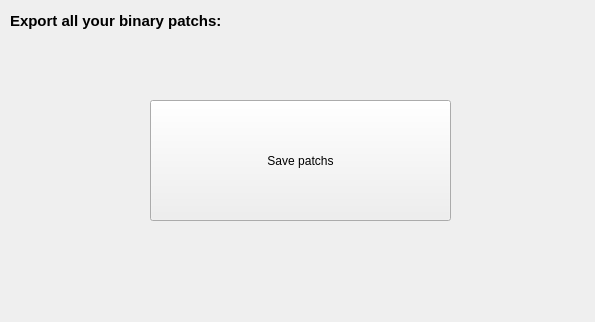
<?xml version="1.0" encoding="UTF-8"?>
<ui version="4.0">
 <class>ExportPatchs</class>
 <widget class="QMainWindow" name="ExportPatchs">
  <property name="geometry">
   <rect>
    <x>0</x>
    <y>0</y>
    <width>595</width>
    <height>322</height>
   </rect>
  </property>
  <property name="windowTitle">
   <string>Export Patchs</string>
  </property>
  <widget class="QWidget" name="centralwidget">
   <widget class="QLabel" name="label">
    <property name="geometry">
     <rect>
      <x>10</x>
      <y>10</y>
      <width>331</width>
      <height>21</height>
     </rect>
    </property>
    <property name="font">
     <font>
      <pointsize>11</pointsize>
      <bold>true</bold>
     </font>
    </property>
    <property name="text">
     <string>Export all your binary patchs:</string>
    </property>
   </widget>
   <widget class="QPushButton" name="pushButton">
    <property name="geometry">
     <rect>
      <x>150</x>
      <y>100</y>
      <width>301</width>
      <height>121</height>
     </rect>
    </property>
    <property name="text">
     <string>Save patchs</string>
    </property>
   </widget>
  </widget>
 </widget>
 <resources/>
 <connections/>
</ui>
